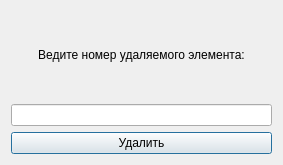
<?xml version="1.0" encoding="UTF-8"?>
<ui version="4.0">
 <class>DelDialog</class>
 <widget class="QDialog" name="DelDialog">
  <property name="geometry">
   <rect>
    <x>0</x>
    <y>0</y>
    <width>283</width>
    <height>165</height>
   </rect>
  </property>
  <property name="windowTitle">
   <string>Удаление элемента</string>
  </property>
  <layout class="QVBoxLayout" name="verticalLayout">
   <item>
    <widget class="QLabel" name="label">
     <property name="text">
      <string>Ведите номер удаляемого элемента:</string>
     </property>
     <property name="alignment">
      <set>Qt::AlignCenter</set>
     </property>
    </widget>
   </item>
   <item>
    <widget class="QLineEdit" name="lineEdit"/>
   </item>
   <item>
    <widget class="QPushButton" name="pushButton">
     <property name="text">
      <string>Удалить</string>
     </property>
    </widget>
   </item>
  </layout>
 </widget>
 <resources/>
 <connections/>
</ui>
